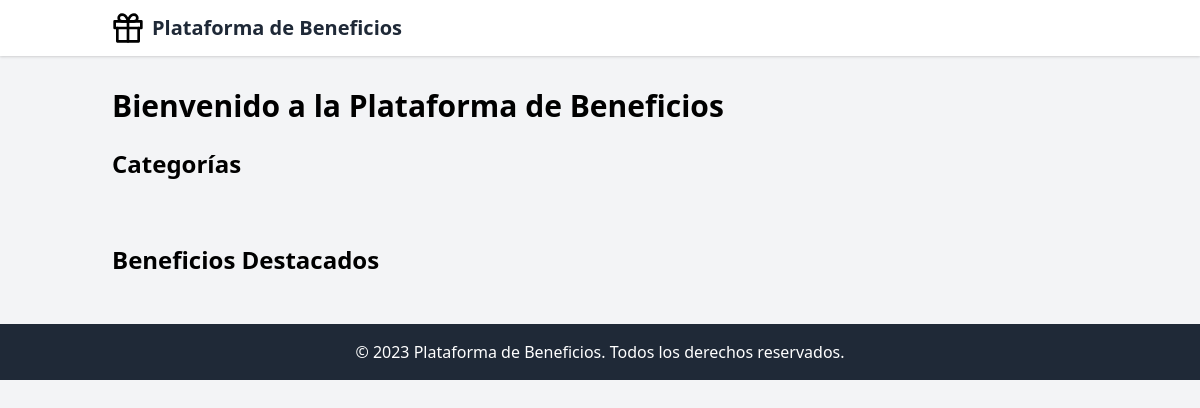
Before: / with the older database file.
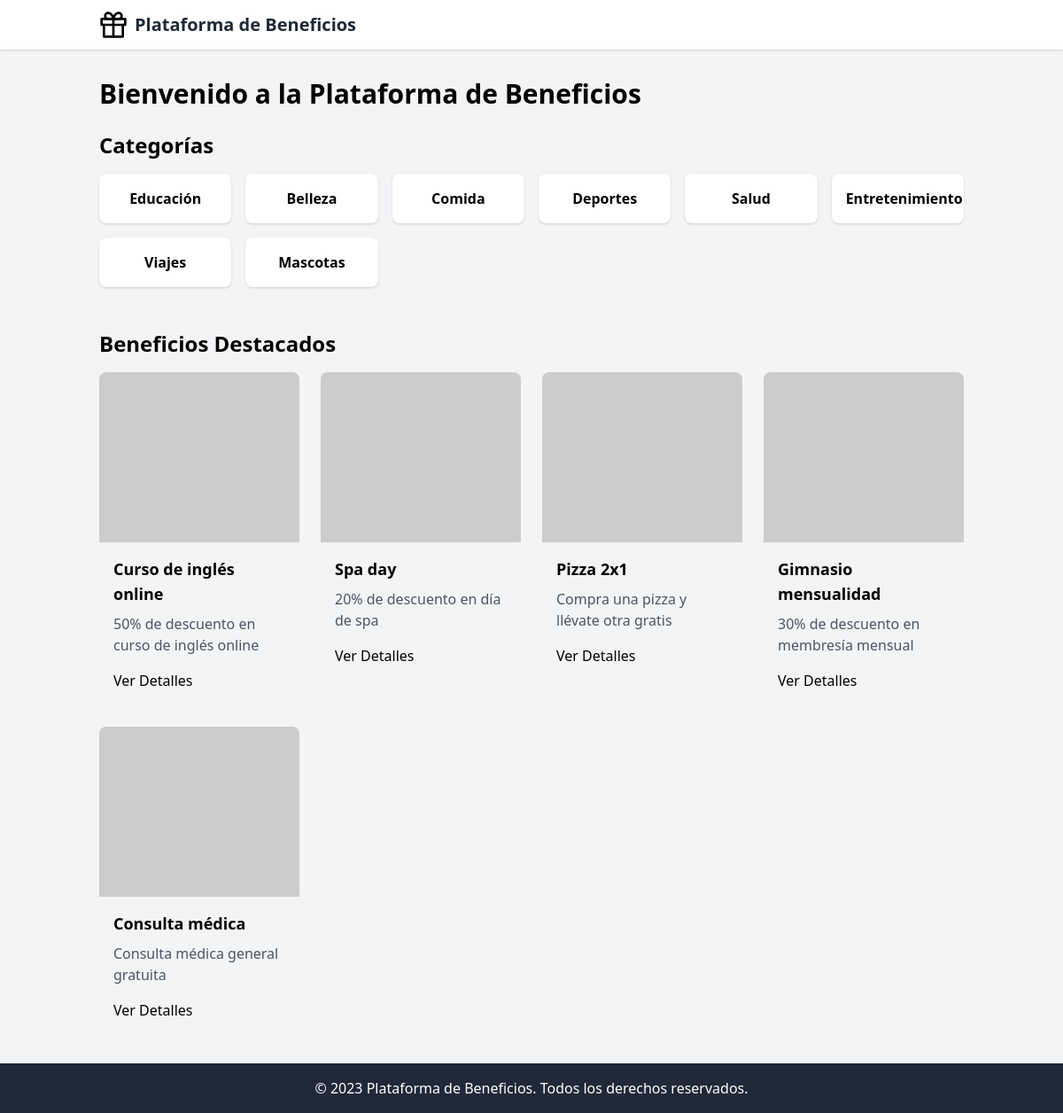
After: the same page with the newer database file.
### app/models.py (models this page shows)
class Category(db.Model):
    id = db.Column(db.Integer, primary_key=True)
    name = db.Column(db.String(64), index=True, unique=True)
    benefits = db.relationship('Benefit', backref='category', lazy='dynamic')

class Benefit(db.Model):
    id = db.Column(db.Integer, primary_key=True)
    name = db.Column(db.String(128), index=True)
    description = db.Column(db.Text)
    image_url = db.Column(db.String(256))
    company = db.Column(db.String(128))
    category_id = db.Column(db.Integer, db.ForeignKey('category.id'))
    redemptions = db.relationship('Redemption', backref='benefit', lazy='dynamic')

### app/main/routes.py (the view)
@bp.route('/')
def index():
    categories = Category.query.all()
    featured_benefits = Benefit.query.limit(5).all()
    return render_template('index.html', categories=categories, featured_benefits=featured_benefits)

### templates/index.html
{% extends "base.html" %}
{% block content %}
<h1 class="text-3xl font-bold mb-6">Bienvenido a la Plataforma de Beneficios</h1>
<section class="mb-12">
    <h2 class="text-2xl font-semibold mb-4">Categorías</h2>
    <div class="grid grid-cols-2 sm:grid-cols-3 md:grid-cols-4 lg:grid-cols-6 gap-4">
        {% for category in categories %}
        <a href="{{ url_for('main.category', id=category.id) }}" class="bg-white rounded-lg shadow p-4 text-center hover:shadow-md transition duration-300">
            <h3 class="font-semibold">{{ category.name }}</h3>
        </a>
        {% endfor %}
    </div>
</section>
<section>
    <h2 class="text-2xl font-semibold mb-4">Beneficios Destacados</h2>
    <div class="grid grid-cols-1 sm:grid-cols-2 md:grid-cols-3 lg:grid-cols-4 gap-6">
        {% for benefit in featured_benefits %}
        <div class="benefit-card">
            <img src="{{ benefit.image_url }}" alt="{{ benefit.name }}" class="w-full h-48 object-cover rounded-t-lg">
            <div class="p-4">
                <h3 class="font-semibold text-lg mb-2">{{ benefit.name }}</h3>
                <p class="text-gray-600 mb-4">{{ benefit.description | truncate(100) }}</p>
                <a href="{{ url_for('main.benefit', id=benefit.id) }}" class="btn-primary">Ver Detalles</a>
            </div>
        </div>
        {% endfor %}
    </div>
</section>
{% endblock %}

### templates/base.html (shortened to what this page needs)
<!DOCTYPE html>
<html lang="es">
<head>
    <link rel="stylesheet" href="{{ url_for('static', filename='css/tailwind.css') }}">
</head>
<body class="bg-gray-100">
    <header class="bg-white shadow">
        <nav class="container mx-auto px-6 py-3">
            <div class="flex justify-between items-center">
                <a href="{{ url_for('main.index') }}" class="text-xl font-bold text-gray-800 flex items-center">
                    <img src="{{ url_for('static', filename='img/logo.svg') }}" alt="Logo" class="h-8 w-8 mr-2">
                    Plataforma de Beneficios
                </a>
            </div>
        </nav>
    </header>
    <main class="container mx-auto px-6 py-8">
        {% block content %}{% endblock %}
    </main>
    <footer class="bg-gray-800 text-white py-4">
        <div class="container mx-auto px-6 text-center">
            <p>&copy; 2023 Plataforma de Beneficios. Todos los derechos reservados.</p>
        </div>
    </footer>
</body>
</html>

Changed rows visible on the page:
added Category: name "Educación"
added Category: name "Belleza"
added Category: name "Comida"
added Category: name "Deportes"
added Category: name "Salud"
added Category: name "Entretenimiento"
added Category: name "Viajes"
added Category: name "Mascotas"
added Benefit: name "Curso de inglés online", description "50% de descuento en curso de inglés online"
added Benefit: name "Spa day", description "20% de descuento en día de spa"
added Benefit: name "Pizza 2x1", description "Compra una pizza y llévate otra gratis"
added Benefit: name "Gimnasio mensualidad", description "30% de descuento en membresía mensual"
added Benefit: name "Consulta médica", description "Consulta médica general gratuita"
